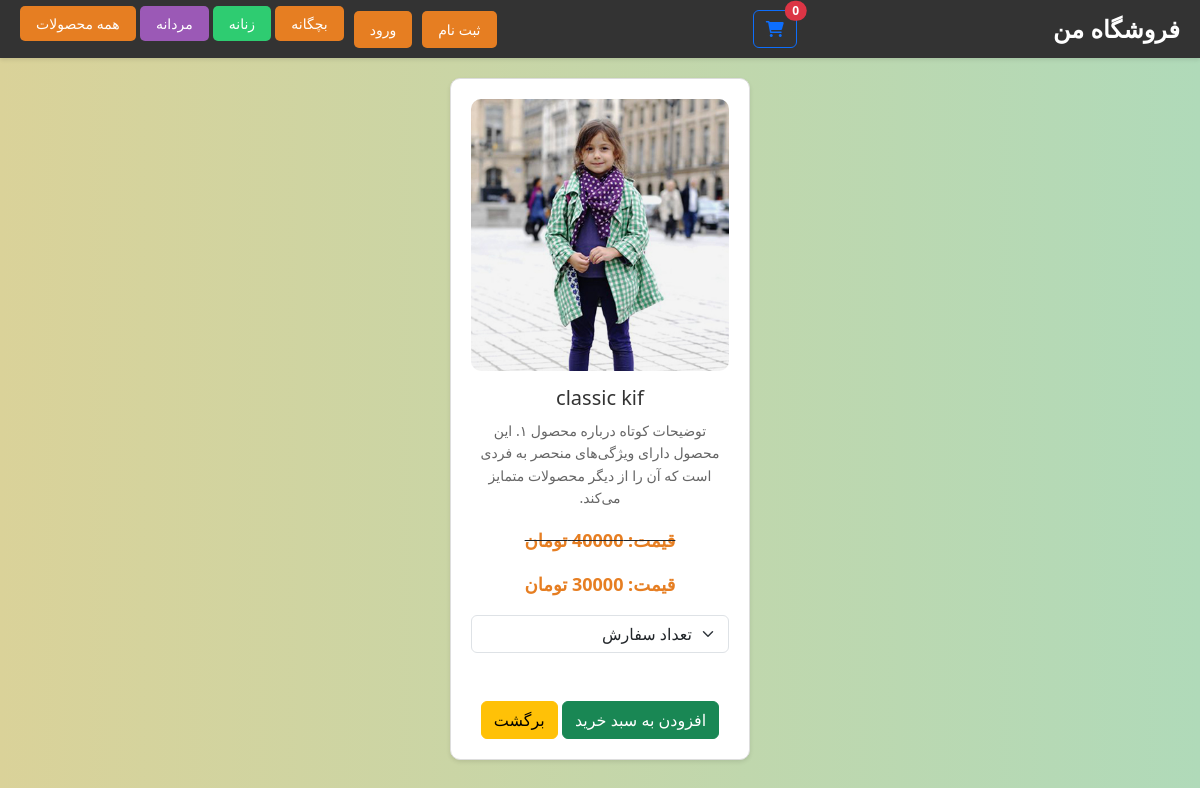
The page /product_detail/1 on the database its author committed.
### shop/models.py (models this page shows, shortened)
class Products(models.Model):
        product_name = models.CharField( max_length=50)
        category = models.ForeignKey(Category,on_delete=models.CASCADE,default=1)
        price = models.DecimalField( max_digits=100, decimal_places=0,default=0)
        product_image = models.ImageField(upload_to='uploads/products_iamge')
        product_name = models.CharField( max_length=50)
        is_sale = models.BooleanField(default=False)
        sale_price = models.DecimalField( max_digits=100, decimal_places=0,default=0)

### shop/views.py (the view)
# urls.py: path('product_detail/<int:pk>',shop_views.single_product,name='single_product'),
def single_product(request,pk):
       products_detail = Products.objects.get(id=pk)
       return render(request,'single_product.html',{'products_detail':products_detail})

### cart/cart.py (called while the page is built)
        def __len__(self):
                return len(self.cart)

### cart/context_processors.py (called while the page is built)
def cart (request):
        return {'cart':Cart(request)}

### shop/templates/single_product.html (shortened to what this page needs)
{% load static %}
<!DOCTYPE html>
<html lang="fa" dir="rtl">
<head>
        <link href="https://cdn.jsdelivr.net/npm/bootstrap@5.3.3/dist/css/bootstrap.min.css" rel="stylesheet">
            <link rel="stylesheet" href="https://cdnjs.cloudflare.com/ajax/libs/font-awesome/6.0.0/css/all.min.css">
</head>
<body>
    <header>
            <div class="logo">فروشگاه من</div>
                <a class="btn btn-outline-primary position-relative" href="{% url 'cart_summary' %}">
                <i class="fas fa-shopping-cart"></i>
                <span id="cart_quantity"  class="position-absolute top-0 start-100 translate-middle badge rounded-pill bg-danger">{{ cart|length }}</span>
            </a>
        <div class="buttons">
            {% if user.is_authenticated%}
            <a href="{% url 'logout_user' %}">خروج</a>
            <a href="{% url 'edit_profile' %}">تغییراطلاعات کاربری</a>
            {% else %}
            <a href="{% url 'signup_user' %}">ثبت نام</a>
            <a href="{% url 'login_user' %}">ورود</a>
            {% endif %}
             <div class="category-buttons">
        <a href="{% url 'products_category' 'kid' %}">بچگانه</a>
        <a href="{% url 'products_category' 'woman' %}">زنانه</a>
        <a href="{% url 'products_category' 'man' %}">مردانه</a>
        <a href="{% url 'home' %}">همه محصولات</a>
    </div>
        </div>
    </header>
    <div class="products">
        {% if products_detail.is_sale%}
            <div class="product">
                <img src="{{ products_detail.product_image.url }}" alt="محصول ۱">
                 <h2> {{ products_detail.product_name }} </h2>
                 <p>توضیحات کوتاه درباره محصول ۱. این محصول دارای ویژگی‌های منحصر به فردی است که آن را از دیگر محصولات متمایز می‌کند.</p>
                 <strike> <p class="price">قیمت: {{ products_detail.price }} تومان</p></strike>
                 <p class="price">قیمت: {{ products_detail.sale_price }} تومان</p>
                  <select class="form-select" aria-label="Default select example" id="qty-add">
                    <option selected>تعداد سفارش</option>
            </select>
            <br>
            <br>
                <button class="btn btn-success add-to-cart" data-product-id="{{ products_detail.id }}"> افزودن به سبد خرید</button>
                <a href="{% url 'home' %}"  class=" btn btn-warning">برگشت</a>
                <br>
            </div>
        {% endif %}
</body>
</html>

### shop/templates/single_product.html (style rules this page uses)
.products { display: flex; flex-wrap: wrap; justify-content: center; gap: 20px; padding: 20px; }
.product { background-color: #fff; border: 1px solid #ddd; border-radius: 10px; box-shadow: 0 2px 4px rgba(0, 0, 0, 0.1); width: 300px; padding: 20px; text-align: center; transition: transform 0.3s ease; }
.product img { max-width: 100%; height: auto; border-radius: 10px; }
.product h2 { font-size: 20px; margin: 15px 0 10px; color: #333; }
.product p { font-size: 14px; color: #666; line-height: 1.6; }
.product .price { font-size: 18px; color: #e67e22; font-weight: bold; margin-top: 10px; }
body { background: linear-gradient(to right, #dad299, #b0dab9); }
header { background-color: #333; color: #fff; padding: 10px 20px; display: flex; justify-content: space-between; align-items: center; box-shadow: 0 2px 4px rgba(0, 0, 0, 0.1); }
header .logo { font-size: 24px; font-weight: bold; }
header .buttons { display: flex; gap: 10px; }
header .buttons a { text-decoration: none; color: #fff; background-color: #e67e22; padding: 8px 16px; border-radius: 5px; font-size: 14px; transition: background-color 0.3s ease; }
.category-buttons a:nth-child(1) { background-color: #e67e22; }
.category-buttons a:nth-child(2) { background-color: #2ecc71; }
.category-buttons a:nth-child(3) { background-color: #9b59b6; }

### rows shown on the page
Products: product_image (picture), product_name "classic kif", price "40000", sale_price "30000"

### other values the page prints
{{ cart|length }} "0"
